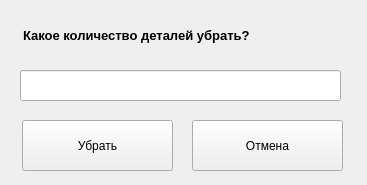
<?xml version="1.0" encoding="UTF-8"?>
<ui version="4.0">
 <class>Form</class>
 <widget class="QWidget" name="Form">
  <property name="geometry">
   <rect>
    <x>0</x>
    <y>0</y>
    <width>367</width>
    <height>185</height>
   </rect>
  </property>
  <property name="windowTitle">
   <string/>
  </property>
  <property name="styleSheet">
   <string notr="true"/>
  </property>
  <widget class="QLabel" name="label">
   <property name="geometry">
    <rect>
     <x>23</x>
     <y>10</y>
     <width>351</width>
     <height>51</height>
    </rect>
   </property>
   <property name="font">
    <font>
     <pointsize>10</pointsize>
     <weight>75</weight>
     <bold>true</bold>
     <underline>false</underline>
     <strikeout>false</strikeout>
     <kerning>true</kerning>
    </font>
   </property>
   <property name="text">
    <string>Какое количество деталей убрать?</string>
   </property>
  </widget>
  <widget class="QPushButton" name="pushButton">
   <property name="geometry">
    <rect>
     <x>22</x>
     <y>120</y>
     <width>151</width>
     <height>51</height>
    </rect>
   </property>
   <property name="font">
    <font>
     <pointsize>9</pointsize>
    </font>
   </property>
   <property name="styleSheet">
    <string notr="true"/>
   </property>
   <property name="text">
    <string>Убрать</string>
   </property>
  </widget>
  <widget class="QPushButton" name="pushButton_2">
   <property name="geometry">
    <rect>
     <x>192</x>
     <y>120</y>
     <width>151</width>
     <height>51</height>
    </rect>
   </property>
   <property name="font">
    <font>
     <pointsize>9</pointsize>
    </font>
   </property>
   <property name="text">
    <string>Отмена</string>
   </property>
  </widget>
  <widget class="QLineEdit" name="lineEdit">
   <property name="geometry">
    <rect>
     <x>20</x>
     <y>70</y>
     <width>321</width>
     <height>31</height>
    </rect>
   </property>
   <property name="font">
    <font>
     <family>Calibri</family>
     <pointsize>12</pointsize>
     <weight>75</weight>
     <bold>true</bold>
    </font>
   </property>
   <property name="text">
    <string/>
   </property>
   <property name="alignment">
    <set>Qt::AlignCenter</set>
   </property>
  </widget>
 </widget>
 <resources/>
 <connections/>
</ui>
